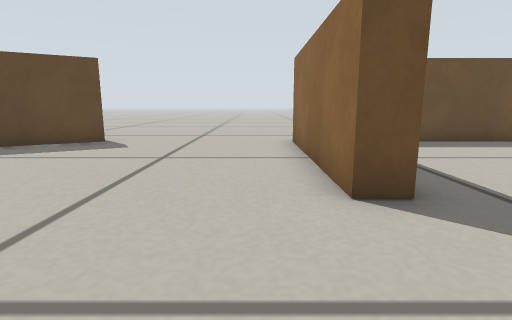
view 1 (above)

17 first-person views from a walk through a Gazebo world. The camera is 0.22 m above the floor, tilts 10° down and sees 80° across. The floor is counted in squares, 0.2 m on a side. Each view is taken from the middle of a square. On the plan, view 1 faces up. The plan holds only what a view shows up to about 13 squares ahead; the rest is blank.

view 2
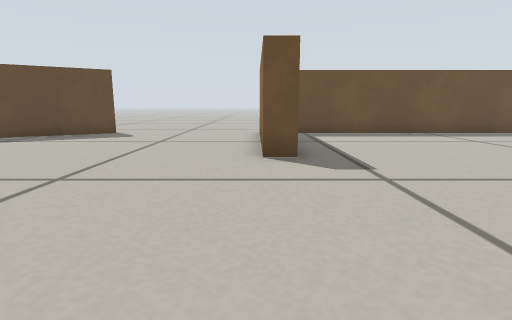

view 3
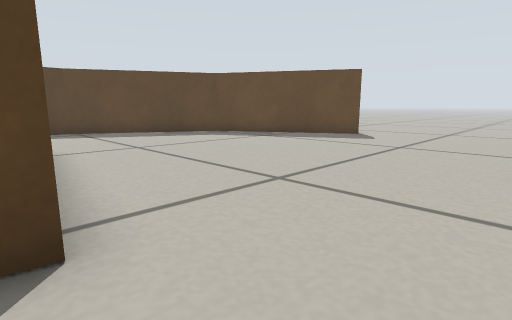

view 4
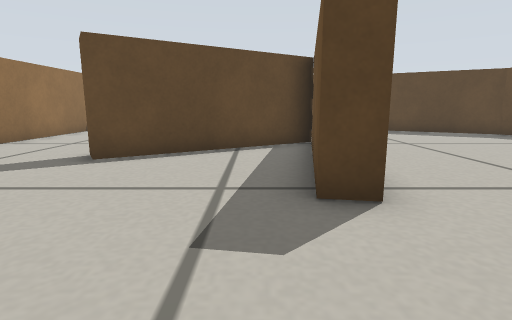

view 5
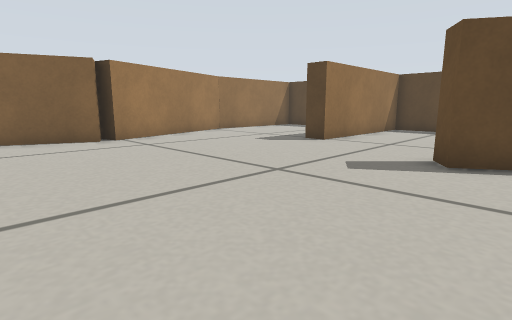

view 6
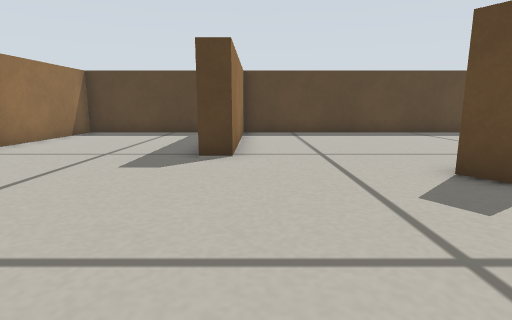

view 7
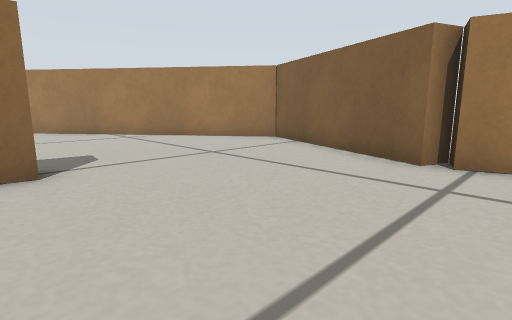

view 8
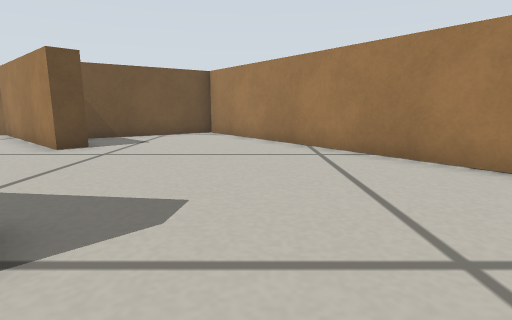

view 9
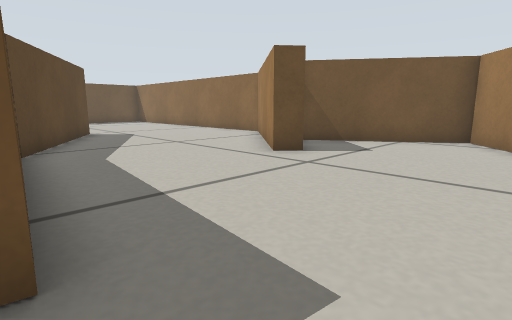

view 10
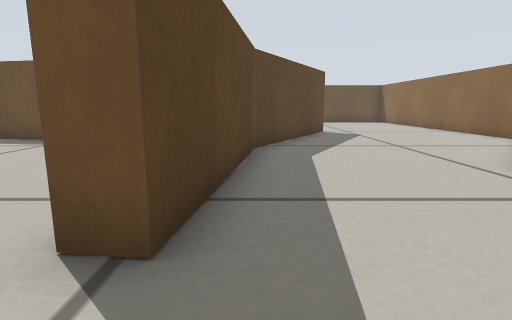

view 11
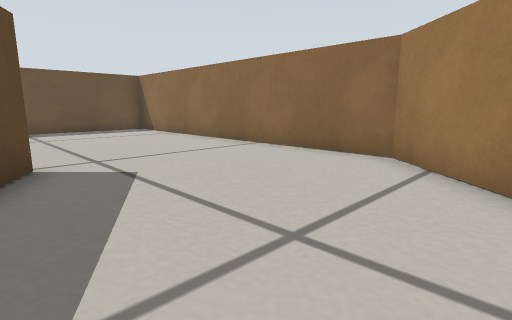

view 12
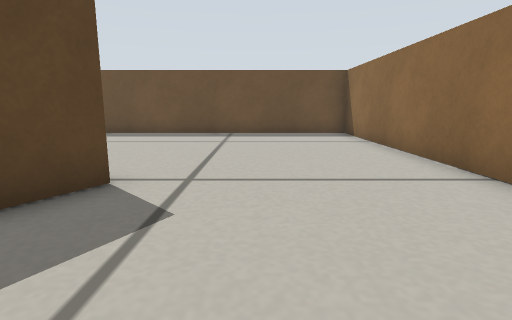

view 13
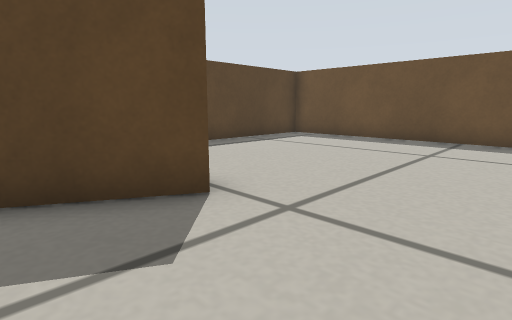

view 14
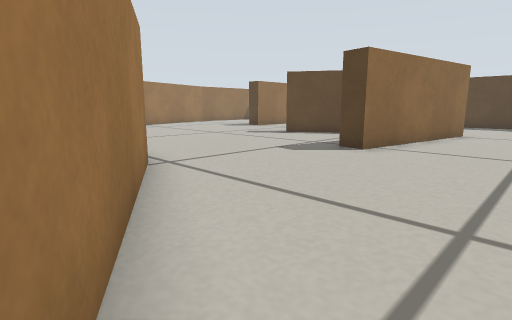

view 15
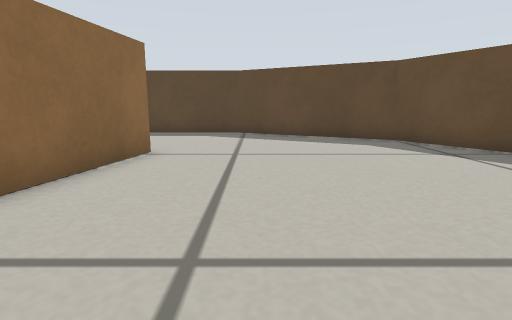

view 16
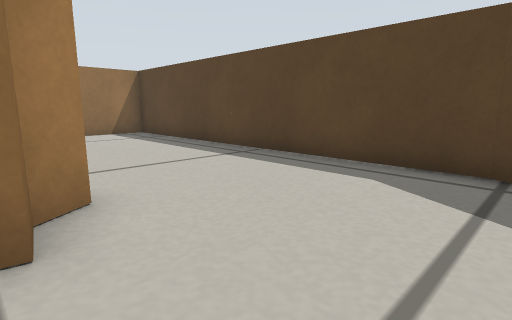

view 17
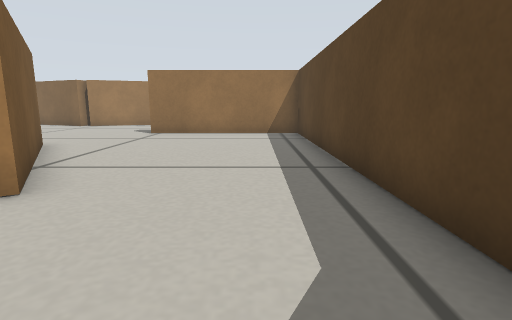

### Floor plan
Points are (right, up) in squares from view 1. A wall is a line through its corners. A room is listed if a view was taken in it or the views show most of it. See-through windows are left out.
Room 1 (views 1, 2, 3, 4, 5, 6, 7, 8, 9, 10, 11, 12, 13, 14, 15, 16, 17)
walls: (-1.5, -2.3) (-7.4, -1.3) (-7.3, -0.5) (-1.4, -1.5) (-1.5, -2.3); (3.3, -3.6) (6, 1.2); (-4.2, -6.4) (-4.8, -6.8) (-8, -1.7) (-7.4, -1.3) (-4.2, -6.4); (2, 3.5) (1.2, 3.5) (1.2, 9.6); (7, 1.4) (4, -4) (3.2, -10) (2.5, -9.9) (2.6, -9.3); (9.3, -7.5) (8.6, -7) (12.6, -2.5) (12.6, 9.5) (1.9, 9.5) (1.9, 4.9); (-4.7, 9.5) (-9.9, 6.5) (-12.7, 1.3) (-12.7, -10.5) (-6.7, -10.5) (-6.7, -11.3); (-5.5, -16.4) (-1.7, -15.1) (-1.5, -15.8) (-1.2, -15.1) (4.4, -17.4) (14, -10.1) (11.1, -6); (-12.7, -12.4) (-12.7, -16.9) (-8.2, -17)
ways out: opening at (-5, 11)

Positions as (right, up) in squares from view 1, and headings:
1: (0, 0), facing up
2: (1, -3), facing up
3: (1, -2), facing up-left
4: (2, -3), facing left
5: (2, -5), facing down-left
6: (0, -10), facing left
7: (-3, -9), facing down-right
8: (1, -12), facing right
9: (3, -12), facing up-right
10: (4, -12), facing up
11: (6, -5), facing up-right
12: (9, -3), facing up
13: (10, -1), facing up-left
14: (6, 2), facing down-left
15: (0, 2), facing left
16: (-7, 2), facing down-left
17: (-11, 2), facing down
